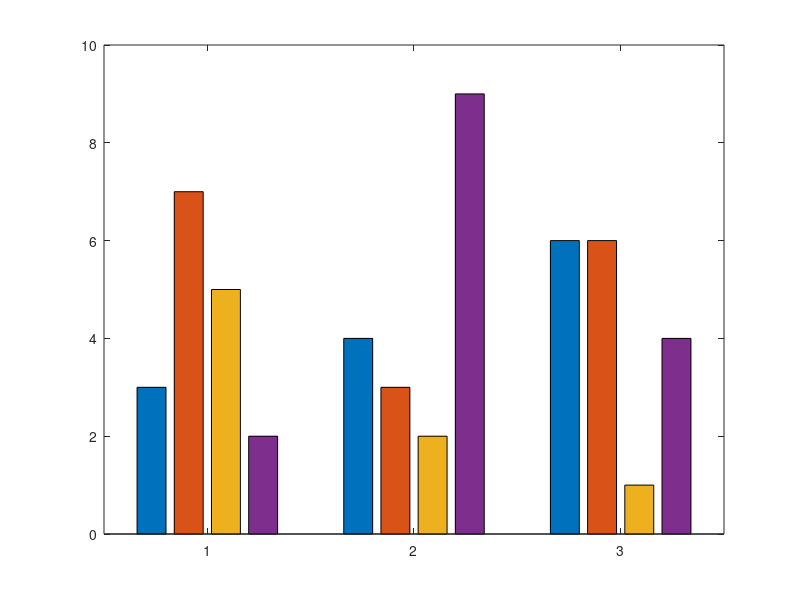

Source code (MATLAB):
close all
data = [3, 7, 5, 2;4, 3, 2, 9;6, 6, 1, 4];
figure
b = bar(data);
cm = colormap;
cm1 = cm(1:32,:);
cm2 = [0 0 1; 0 1 0; 1 0 0];
colormap(cm2);